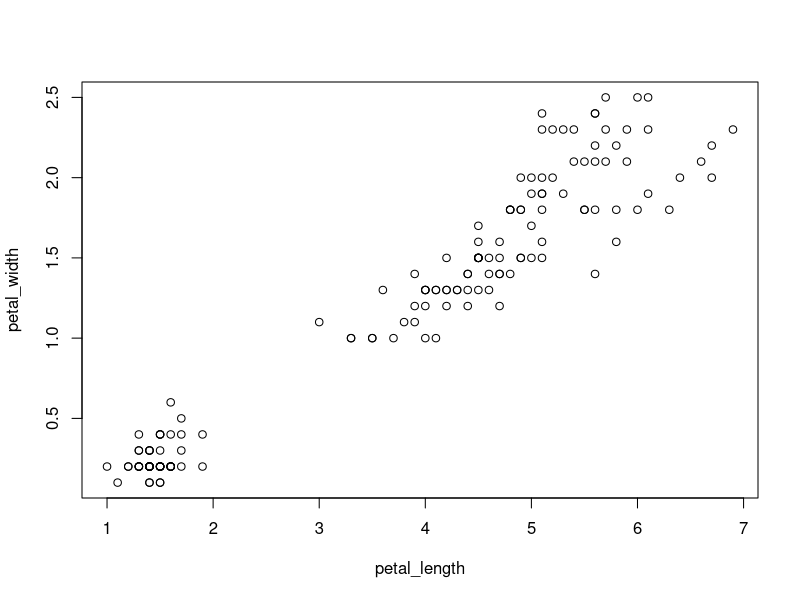
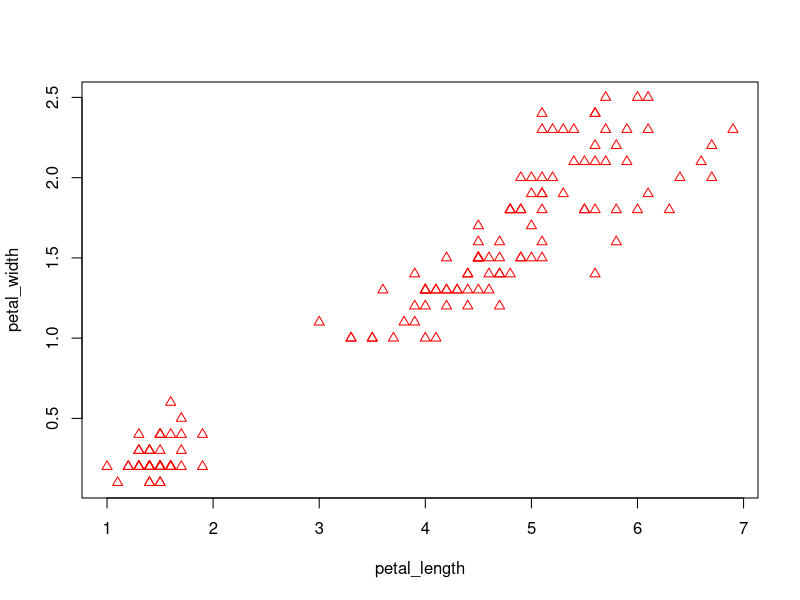
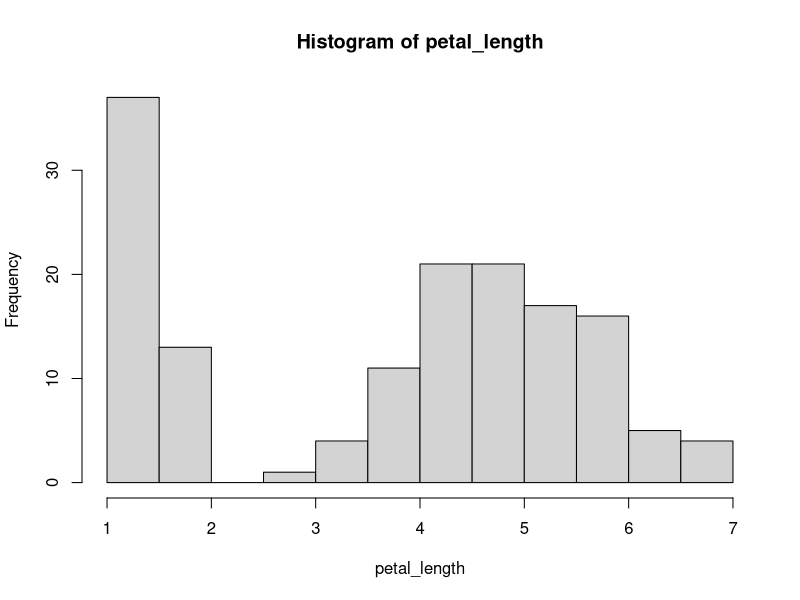

R code for these plots, in order:
# load and attach packages
library(datasets)
library(graphics)

# load example data
iris <- datasets::iris

# do something with the code
petal_length <- iris$Petal.Length

petal_width <- iris$Petal.Width

plot(petal_length, petal_width)

# simple plot of petal width
plot(petal_length, petal_width, pch = 2, col = "red")

# view a histogram of petal length
hist(petal_length)
